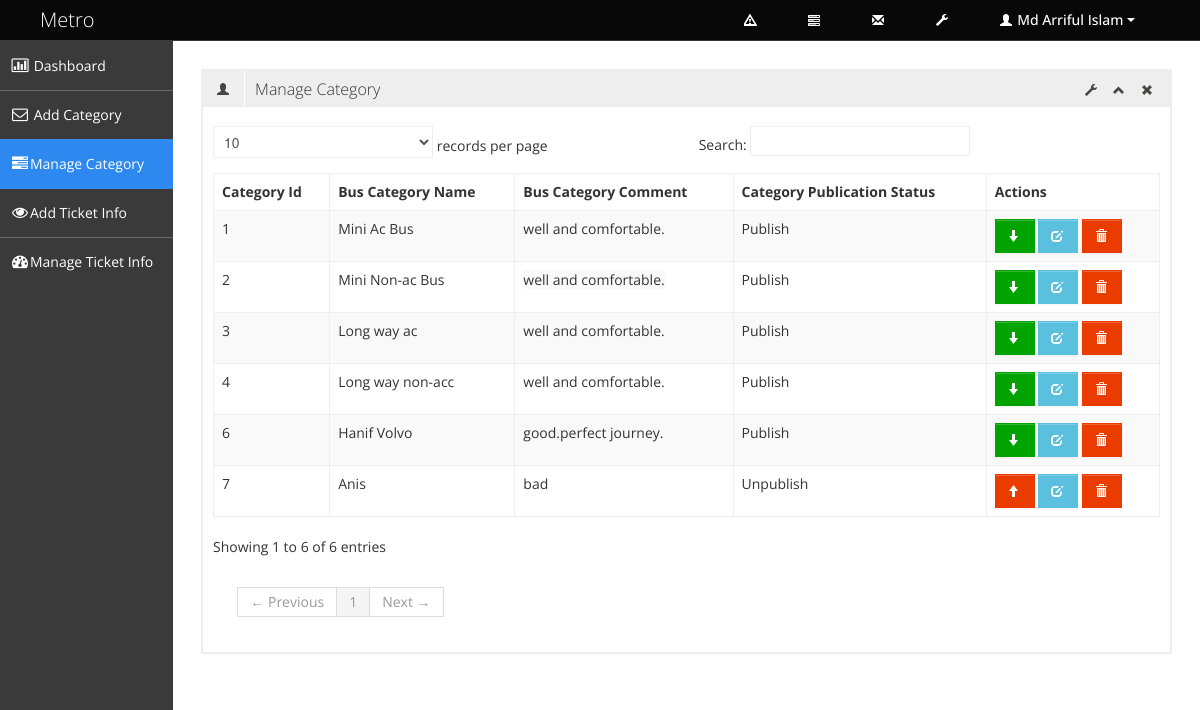
The app's page /admin/manage.php (signed in) with its own data.
### tables this page shows
CREATE TABLE `tbl_category` (
  `category_id` int(3) NOT NULL,
  `category_name` varchar(100) NOT NULL,
  `category_description` text NOT NULL,
  `publication_status` tinyint(1) NOT NULL
);

### admin/manage.php (called while the page is built)
<?php
$admin_pages='manage';
include './admin_master.php';

### classes/super_admin.php (called while the page is built, shortened)
<?php
class Super_admin {
    private $db_connect;
    public function __construct() {
        $host_name = 'localhost';
        $user_name = 'root';
        $password = '';
        $db_name = 'id1965681_buss_ticket';
        $this->db_connect = mysqli_connect($host_name, $user_name, $password, $db_name);
    }
    public function select_all_category() {
        $sql = "SELECT * FROM tbl_category";
        if (mysqli_query($this->db_connect, $sql)) {
            $query_result=mysqli_query($this->db_connect, $sql);
            return $query_result;
        } else {
            die("Query Problem" . mysqli_error($this->db_connect));
        }
    }
}

### admin/pages/manage_content.php (the view, shortened to what this page needs)
<?php
$query_result = $obj_super_admin->select_all_category();
?>
<div class="row-fluid sortable">
    <div class="box span12">
        <div class="box-header" data-original-title>
            <h2><i class="halflings-icon user"></i><span class="break"></span>Manage Category</h2>
            <div class="box-icon">
                <a href="#" class="btn-setting"><i class="halflings-icon wrench"></i></a>
                <a href="#" class="btn-minimize"><i class="halflings-icon chevron-up"></i></a>
                <a href="#" class="btn-close"><i class="halflings-icon remove"></i></a>
            </div>
        </div>
        <div class="box-content">
            <table class="table table-striped table-bordered bootstrap-datatable datatable">
                <thead>
                    <tr>
                        <th>Category Id</th>
                        <th>Bus Category Name</th>
                        <th>Bus Category Comment</th>
                        <th>Category Publication Status</th>
                        <th>Actions</th>
                    </tr>
                </thead>
                <tbody>
                    <?php while ($category_info = mysqli_fetch_assoc($query_result)) { ?>
                        <tr>
                            <td><?php echo $category_info['category_id']; ?></td>
                            <td class="center"><?php echo $category_info['category_name']; ?></td>
                            <td class="center"><?php echo $category_info['category_description']; ?></td>
                            <td class="center"><?php
                                if ($category_info['publication_status'] ==1) {
                                    echo 'Publish';
                                }  else {
                                    echo 'Unpublish';
                                }
                                ?>
                            </td>
                            <td class="center">
                                <?php if($category_info['publication_status'] ==1){?>
                                <a class="btn btn-success" href="?status=unpublish&&id=<?php echo $category_info['category_id']; ?>" title="unpublish">
                                    <i class="halflings-icon white arrow-down"></i>
                                </a>
                                <?php } else { ?>
                                <a class="btn btn-danger" href="?status=publish&&id=<?php echo $category_info['category_id']; ?>" title="publish">
                                    <i class="halflings-icon white arrow-up"></i>
                                </a>
                                <?php }?>
                                <a class="btn btn-info" href="edit_category.php?id=<?php echo $category_info['category_id']; ?>" title="Edit">
                                    <i class="halflings-icon white edit"></i>
                                </a>
                                <a class="btn btn-danger" href="?status=delete&&id=<?php echo $category_info['category_id'];?>" title="Delete" onclick="return check_delete_info();">
                                    <i class="halflings-icon white trash"></i>
                                </a>
                            </td>
                        </tr>
                    <?php } ?>
                </tbody>
            </table>
        </div>
    </div>
</div>

### admin/admin_master.php (shortened to what this page needs)
<?php
require '../classes/super_admin.php';
$obj_super_admin = new Super_admin();
?>
<!DOCTYPE html>
<html lang="en">
    <head>
        <link id="bootstrap-style" href="../assets/admin_assets/css/bootstrap.min.css" rel="stylesheet">
        <link href="../assets/admin_assets/css/bootstrap-responsive.min.css" rel="stylesheet">
        <link id="base-style" href="../assets/admin_assets/css/style.css" rel="stylesheet">
        <link id="base-style-responsive" href="../assets/admin_assets/css/style-responsive.css" rel="stylesheet">
    </head>
    <body>
        <?php include './includes/header.php';?>
        <div class="container-fluid-full">
            <div class="row-fluid">
                <?php include './includes/admin_side_bar.php';?>
                <div id="content" class="span10">
                <?php
                if (isset($admin_pages)){
                    switch ($admin_pages){
                        case 'manage':
                            include './pages/manage_content.php';
                            break;
                    }
                }  else {
                    include './pages/home_content.php';
                }
                ?>
            </div>
        </div>
        </div>
    </body>
</html>

### admin/includes/header.php (shortened to what this page needs)
<div class="navbar">
            <div class="navbar-inner">
                <div class="container-fluid">
                    <a class="brand" href="index.html"><span>Metro</span></a>
                    <div class="nav-no-collapse header-nav">
                        <ul class="nav pull-right">
                            <li class="dropdown hidden-phone">
                                <a class="btn dropdown-toggle" data-toggle="dropdown" href="#">
                                    <i class="halflings-icon white warning-sign"></i>
                                </a>
                            </li>
                            <li class="dropdown hidden-phone">
                                <a class="btn dropdown-toggle" data-toggle="dropdown" href="#">
                                    <i class="halflings-icon white tasks"></i>
                                </a>
                            </li>
                            <li class="dropdown hidden-phone">
                                <a class="btn dropdown-toggle" data-toggle="dropdown" href="#">
                                    <i class="halflings-icon white envelope"></i>
                                </a>
                            </li>
                            <li>
                                <a class="btn" href="#">
                                    <i class="halflings-icon white wrench"></i>
                                </a>
                            </li>
                            <li class="dropdown">
                                <a class="btn dropdown-toggle" data-toggle="dropdown" href="#">
                                    <i class="halflings-icon white user"></i> <?php echo $_SESSION['admin_name'] ?>
                                    <span class="caret"></span>
                                </a>
                            </li>
                        </ul>
                    </div>
                </div>
            </div>
        </div>

### admin/includes/admin_side_bar.php
<div id="sidebar-left" class="span2">
    <div class="nav-collapse sidebar-nav">
        <ul class="nav nav-tabs nav-stacked main-menu">
            <li><a href="admin_master.php"><i class="icon-bar-chart"></i><span class="hidden-tablet"> Dashboard</span></a></li>
            <li><a href="category.php"><i class="icon-envelope"></i><span class="hidden-tablet"> Add Category</span></a></li>
            <li><a href="manage.php"><i class="icon-tasks"></i><span class="hidden-tablet">Manage Category</span></a></li>
          <li><a href="ticket_info.php"><i class="icon-eye-open"></i><span class="hidden-tablet">Add Ticket Info</span></a></li>
              <li><a href="manage_ticket_info.php"><i class="icon-dashboard"></i><span class="hidden-tablet">Manage Ticket Info</span></a></li>
        </ul>
    </div>
</div>

### assets/admin_assets/css/style-responsive.css (style rules this page uses)
@media (min-width: 1200px) { .container-fluid-full { overflow: hidden; position: relative; height: 100%; } }
@media (min-width: 1200px) { #content { width: 85.578%; padding: 28px; margin: 0px 0px; margin-left: 14.422% !important; } }
@media (min-width: 1200px) { #sidebar-left { background: #3A3A3A; margin-left: 0px !important; position: absolute; height: 100%; } }
@media (min-width: 1200px) { .sidebar-nav > ul { margin: 0px; } }

### assets/admin_assets/css/halflings.css (style rules this page uses)
html, html .halflings { -webkit-font-smoothing: antialiased !important; }
.halflings-icon { display: inline-block; width: 14px; height: 14px; line-height: 14px; vertical-align: text-top; background-image: url(../img/glyphicons_halflings.svg); background-position: 0 0; background-repeat: no-repeat; vertical-align: top; *display: inline; *zoom: 1; *margin-right: .3em; }
.halflings-icon.white { background-image: url(../img/glyphicons_halflings-white.svg); }
.halflings-icon.envelope { background-position: -72px 0; }
.halflings-icon.user { background-position: -168px 0; }
.halflings-icon.remove { background-position: -312px 0; }
.halflings-icon.trash { background-position: -456px 0; }
.halflings-icon.edit { background-position: -96px -72px; }
.halflings-icon.arrow-up { background-position: -289px -96px; }
.halflings-icon.arrow-down { background-position: -312px -96px; }
.halflings-icon.warning-sign { background-position: -144px -120px; }
.halflings-icon.chevron-up { background-position: -288px -120px; }
.halflings-icon.wrench { background-position: -360px -144px; }
.halflings-icon.tasks { background-position: -384px -144px; }

### records on screen
tbl_category: category_id "1", category_name "Mini Ac Bus", category_description "well and comfortable.", publication_status "Publish"
tbl_category: category_id "2", category_name "Mini Non-ac Bus", category_description "well and comfortable.", publication_status "Publish"
tbl_category: category_id "3", category_name "Long way ac", category_description "well and comfortable.", publication_status "Publish"
tbl_category: category_id "4", category_name "Long way non-acc", category_description "well and comfortable.", publication_status "Publish"
tbl_category: category_id "6", category_name "Hanif Volvo", category_description "good.perfect journey.", publication_status "Publish"
tbl_category: category_id "7", category_name "Anis", category_description "bad", publication_status "Unpublish"

### other values on screen
$_SESSION['admin_name'] "Md Arriful Islam"
